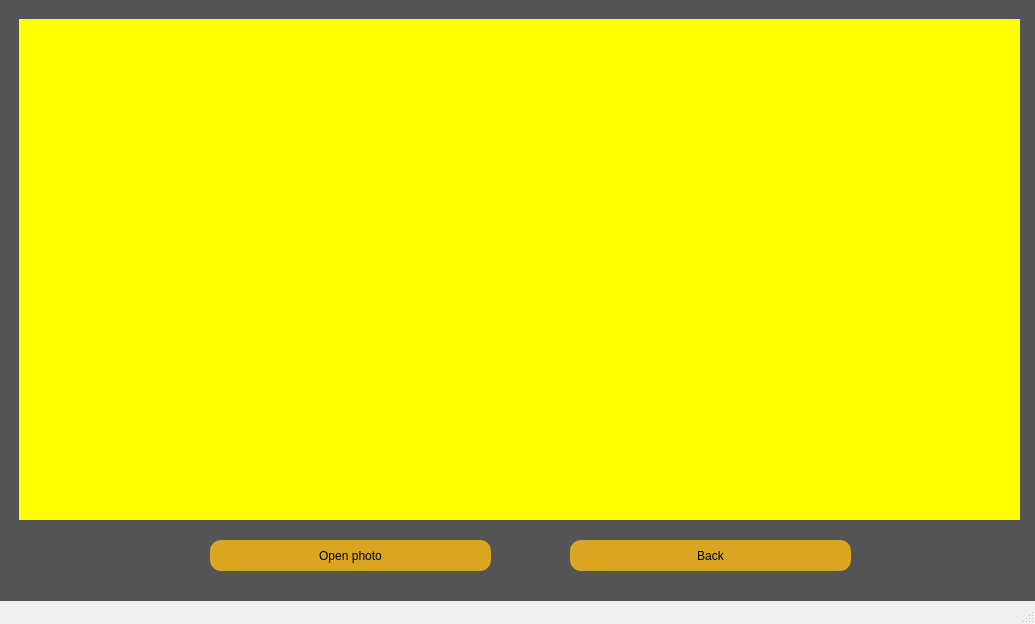
<?xml version="1.0" encoding="UTF-8"?>
<ui version="4.0">
    <class>MainWindow</class>
    <widget class="QMainWindow" name="MainWindow">
        <property name="geometry">
            <rect>
                <x>0</x>
                <y>0</y>
                <width>1035</width>
                <height>624</height>
            </rect>
        </property>
        <property name="windowTitle">
            <string>MainWindow</string>
        </property>
        <widget class="QWidget" name="centralwidget">
            <widget class="QWidget" name="FaceRecognition" native="true">
                <property name="geometry">
                    <rect>
                        <x>0</x>
                        <y>0</y>
                        <width>1071</width>
                        <height>601</height>
                    </rect>
                </property>
                <property name="styleSheet">
                    <string notr="true">background-color: rgb(84, 84, 84);</string>
                </property>
                <widget class="QPushButton" name="pushButton">
                    <property name="geometry">
                        <rect>
                            <x>210</x>
                            <y>540</y>
                            <width>281</width>
                            <height>31</height>
                        </rect>
                    </property>
                    <property name="styleSheet">
                        <string notr="true">background-color:goldenrod;
                            border-radius: 11px;
                            font: 14pt &quot;MS Shell Dlg 2&quot;;
                        </string>
                    </property>
                    <property name="text">
                        <string>Open photo</string>
                    </property>
                </widget>
                <widget class="QPushButton" name="pushButton_2">
                    <property name="geometry">
                        <rect>
                            <x>570</x>
                            <y>540</y>
                            <width>281</width>
                            <height>31</height>
                        </rect>
                    </property>
                    <property name="styleSheet">
                        <string notr="true">background-color:goldenrod;
                            border-radius: 11px;
                            font: 14pt &quot;MS Shell Dlg 2&quot;;
                        </string>
                    </property>
                    <property name="text">
                        <string>Back</string>
                    </property>
                </widget>
                <widget class="QWidget" name="widget" native="true">
                    <property name="geometry">
                        <rect>
                            <x>19</x>
                            <y>19</y>
                            <width>1001</width>
                            <height>501</height>
                        </rect>
                    </property>
                    <property name="styleSheet">
                        <string notr="true">background-color:rgb(255, 255, 0)</string>
                    </property>
                </widget>
            </widget>
        </widget>
        <widget class="QStatusBar" name="statusbar"/>
    </widget>
    <resources>
        <include location="../Desktop/istockphoto-1016006452-612x612.qrc"/>
    </resources>
    <connections/>
</ui>
